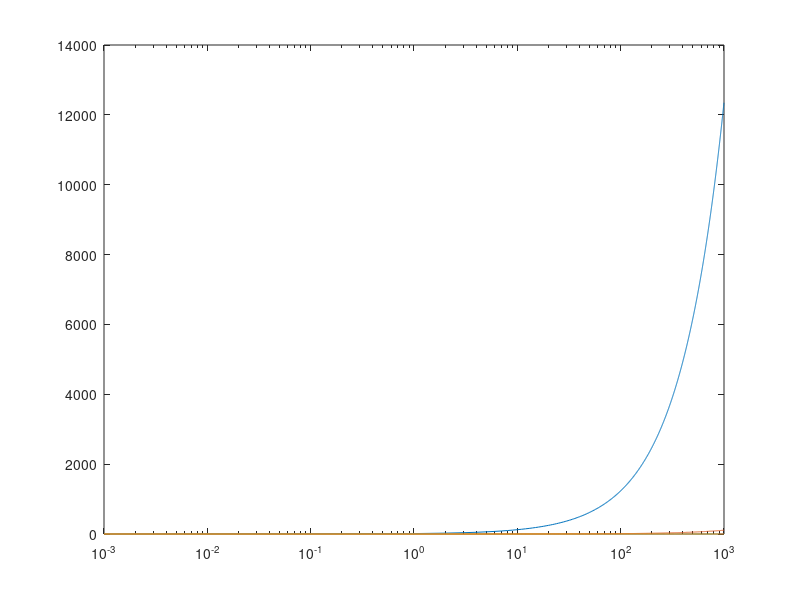

Write the MATLAB code that produced this figure.
% plot X/Rt vs 2L/Kd

kxrt = 10^-2; % 1, 10^2
TwoL_Kd = 10^-3:10^3;
X_Rt = 0.5*kxrt*TwoL_Kd*((((1+TwoL_Kd)/(2*kxrt*TwoL_Kd))*(-1+(((1+4*kxrt*TwoL_Kd)/((1+TwoL_Kd).^2)).^0.5))).^2);
semilogx(TwoL_Kd, X_Rt);
hold on;
kxrt = 1;
X_Rt = 0.5*kxrt*TwoL_Kd*((((1+TwoL_Kd)/(2*kxrt*TwoL_Kd))*(-1+(((1+4*kxrt*TwoL_Kd)/((1+TwoL_Kd).^2)).^0.5))).^2);
semilogx(TwoL_Kd, X_Rt);
hold on;
kxrt = 10^2;
X_Rt = 0.5*kxrt*TwoL_Kd*((((1+TwoL_Kd)/(2*kxrt*TwoL_Kd))*(-1+(((1+4*kxrt*TwoL_Kd)/((1+TwoL_Kd).^2)).^0.5))).^2);
semilogx(TwoL_Kd, X_Rt);